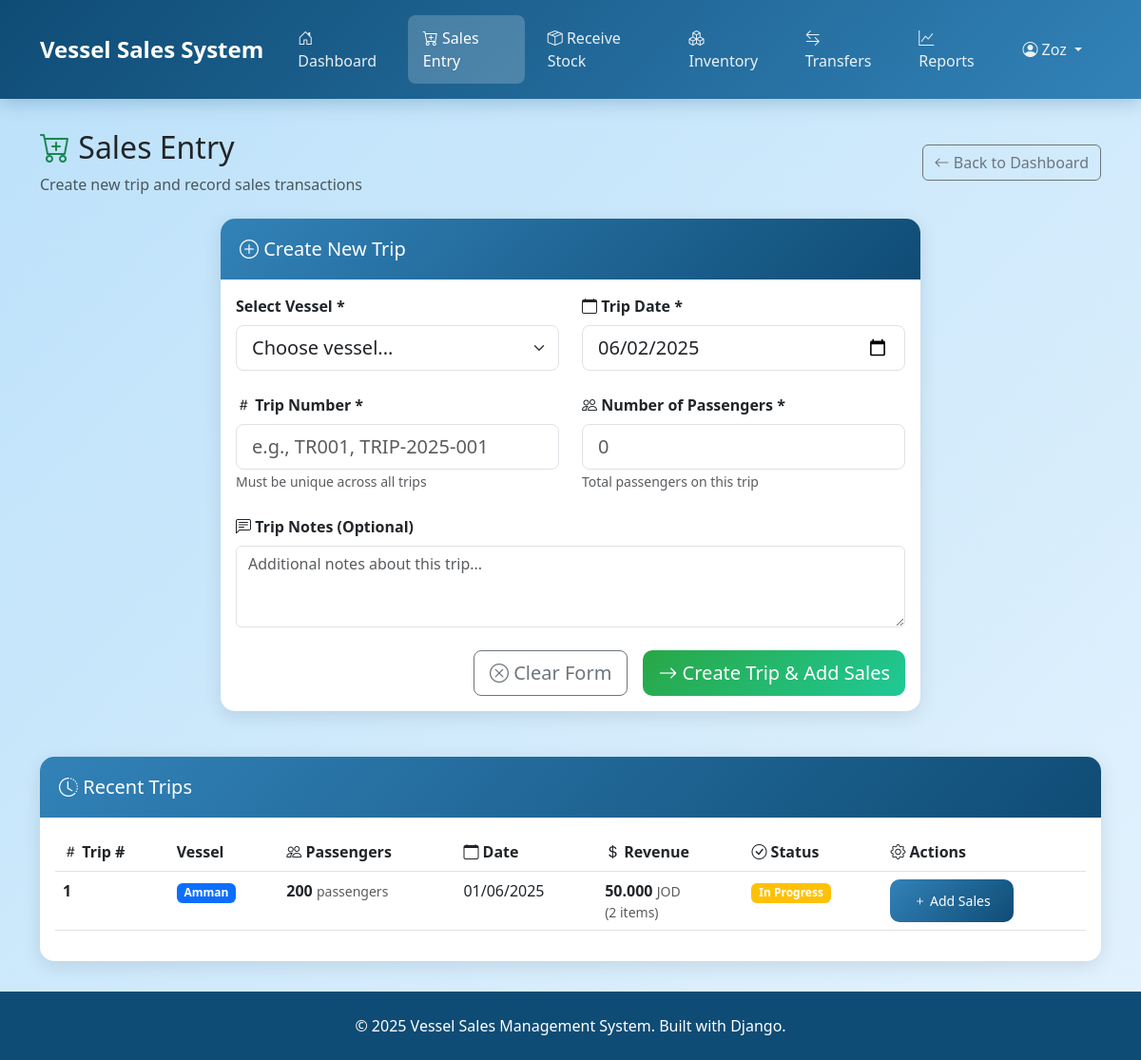
/sales/ (signed in), run on an earlier commit of the app's database.
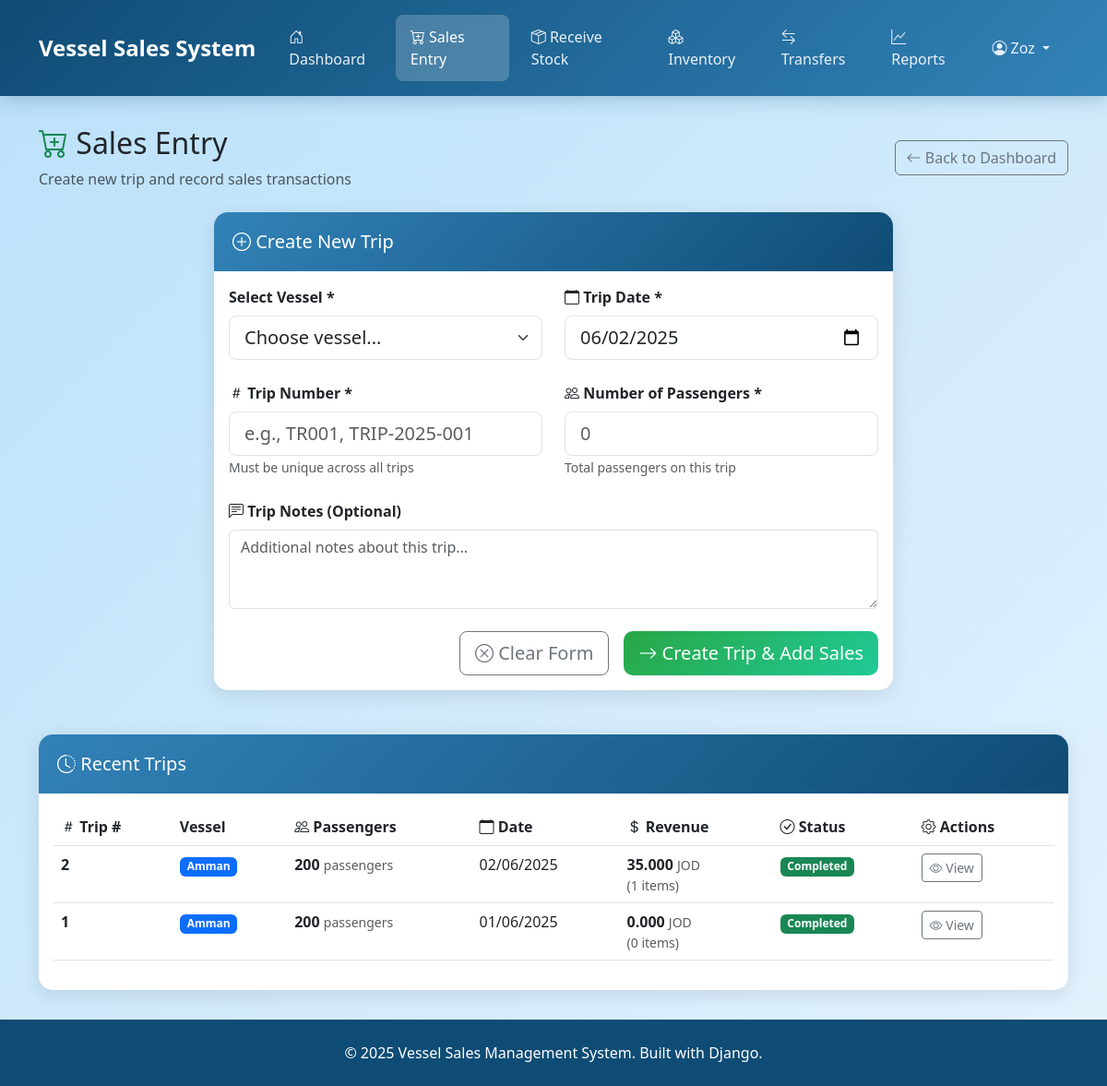
And on a later commit of the database.
### transactions/models.py (models this page shows, shortened)
class Trip(models.Model):
    trip_number = models.CharField(
        max_length=50,
        unique=True,
        help_text="Unique trip identifier (e.g., TR001, TRIP-2025-001)"
    )
    vessel = models.ForeignKey(
        Vessel,
        on_delete=models.PROTECT,
        related_name='trips'
    )
    passenger_count = models.IntegerField(
        validators=[MinValueValidator(1)],
        help_text="Number of passengers on this trip"
    )
    trip_date = models.DateField(
        help_text="Date of the trip"
    )
    notes = models.TextField(
        blank=True,
        help_text="Additional notes about this trip"
    )
    is_completed = models.BooleanField(
        default=False,
        help_text="Whether all sales for this trip have been recorded"
    )
    created_at = models.DateTimeField(auto_now_add=True)
    updated_at = models.DateTimeField(auto_now=True)
    created_by = models.ForeignKey(User, on_delete=models.SET_NULL, null=True, blank=True)
    class Meta:
        ordering = ['-trip_date', '-created_at']
        verbose_name = 'Trip'
        verbose_name_plural = 'Trips'
    @property
    def total_revenue(self):
        return self.sales_transactions.aggregate(
            total=Sum(F('unit_price') * F('quantity'))
        )['total'] or 0
    @property
    def transaction_count(self):
        return self.sales_transactions.count()

### vessels/models.py (models this page shows, shortened)
class Vessel(models.Model):
    name = models.CharField(max_length=50, unique=True)
    has_duty_free = models.BooleanField(default=False)
    active = models.BooleanField(default=True)
    created_at = models.DateTimeField(auto_now_add=True)
    updated_at = models.DateTimeField(auto_now=True)
    created_by = models.ForeignKey(User, on_delete=models.SET_NULL, null=True, blank=True)
    class Meta:
        ordering = ['name']
        verbose_name = 'Vessel'
        verbose_name_plural = 'Vessels'

### frontend/views.py (the view, shortened to what this page needs)
# urls.py: path('sales/', views.sales_entry, name='sales_entry'),  # Step 1: Create trip
@login_required
def sales_entry(request):
    if request.method == 'GET':
        vessels = Vessel.objects.filter(active=True).order_by('name')
        recent_trips = Trip.objects.select_related('vessel', 'created_by').order_by('-created_at')[:10]
        context = {
            'vessels': vessels,
            'recent_trips': recent_trips,
            'today': date.today(),
        }
        return render(request, 'frontend/sales_entry.html', context)

### templates/frontend/sales_entry.html (shortened to what the changed rows need)
{% extends 'frontend/base.html' %}
{% load i18n %}
{% block content %}
<div class="row mb-4">
    <div class="col-12">
        <div class="d-flex justify-content-between align-items-center">
            <div>
                <h2>
                    <i class="bi bi-cart-plus text-success"></i>
                    {% trans "Sales Entry" %}
                </h2>
            </div>
        </div>
    </div>
</div>
<div class="row mt-5">
    <div class="col-12">
        <div class="card">
            <div class="card-body">
                <div class="table-responsive">
                    <table class="table table-hover">
                        <thead>
                            <tr>
                                <th><i class="bi bi-hash"></i> {% trans "Trip #" %}</th>
                                <th> {% trans "Vessel" %}</th>
                                <th><i class="bi bi-people"></i> {% trans "Passengers" %}</th>
                                <th><i class="bi bi-calendar"></i> {% trans "Date" %}</th>
                                <th><i class="bi bi-currency-dollar"></i> {% trans "Revenue" %}</th>
                                <th><i class="bi bi-check-circle"></i> {% trans "Status" %}</th>
                                <th><i class="bi bi-gear"></i> {% trans "Actions" %}</th>
                            </tr>
                        </thead>
                        <tbody>
                            {% for trip in recent_trips %}
                            <tr>
                                <td>
                                    <strong>{{ trip.trip_number }}</strong>
                                </td>
                                <td>
                                    <span class="badge {% if trip.vessel.name|lower == 'amman' %}bg-primary{% elif trip.vessel.name|lower == 'aylah' %}bg-danger{% elif trip.vessel.name|lower == 'sinaa' %}bg-success{% elif trip.vessel.name|lower == 'nefertiti' %}bg-secondary{% elif trip.vessel.name|lower == 'babel' %}bg-warning{% elif trip.vessel.name|lower == 'dahab' %}bg-info{% else %}bg-primary{% endif %}">{{ trip.vessel.name }}</span>
                                </td>
                                <td>
                                    <span class="fw-bold">{{ trip.passenger_count }}</span>
                                    <small class="text-muted">{% trans "passengers" %}</small>
                                </td>
                                <td>
                                    {{ trip.trip_date|date:"d/m/Y" }}
                                </td>
                                <td>
                                    <span class="fw-bold">{{ trip.total_revenue|floatformat:3 }}</span>
                                    <small class="text-muted">JOD</small>
                                    <small class="text-muted d-block">({{ trip.transaction_count }} {% trans "items" %})</small>
                                </td>
                                <td>
                                    {% if trip.is_completed %}
                                        <span class="badge bg-success">{% trans "Completed" %}</span>
                                    {% else %}
                                        <span class="badge bg-warning">{% trans "In Progress" %}</span>
                                    {% endif %}
                                </td>
                                <td>
                                    {% if not trip.is_completed %}
                                        <a href="{% url 'frontend:trip_sales' trip.id %}" class="btn btn-primary btn-sm">
                                            <i class="bi bi-plus"></i> {% trans "Add Sales" %}
                                        </a>
                                    {% else %}
                                        <button class="btn btn-outline-secondary btn-sm" onclick="viewTripDetails({{ trip.id }})">
                                            <i class="bi bi-eye"></i> {% trans "View" %}
                                        </button>
                                    {% endif %}
                                </td>
                            </tr>
                            {% endfor %}
                        </tbody>
                    </table>
                </div>
            </div>
        </div>
    </div>
</div>
{% endblock %}

What changed in the data, as far as the page shows it:
added Trip: trip_number "2", vessel.name "Amman", passenger_count "200", trip_date "02/06/2025", total_revenue "35.000", transaction_count "1"
changed Trip (number 2 of 2 on the later page): total_revenue "50.000" → "0.000"; transaction_count "2" → "0"; is_completed False → True (drawn); trans "In Progress" → "Completed"; trans "Add Sales" → "View"
